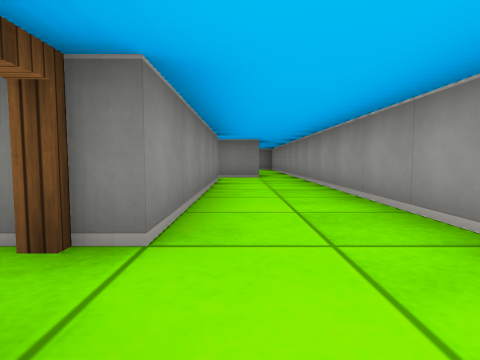
View 1 (above)

16 first-person views from a walk through a cub3D maze. The camera is about half as high as the walls, tilts 4° down and sees 80° across. The floor is counted in squares. Each view is taken from the middle of a square. On the plan, view 1 faces up. The plan holds only what a view shows up to about 9 squares ahead; the rest is blank.

View 2
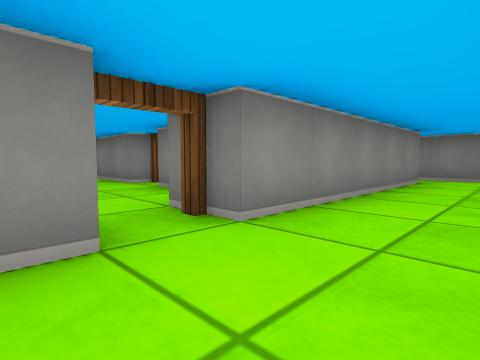

View 3
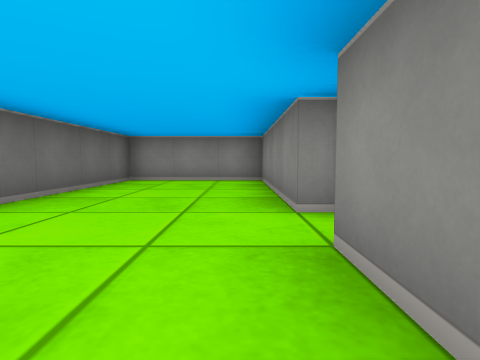

View 4
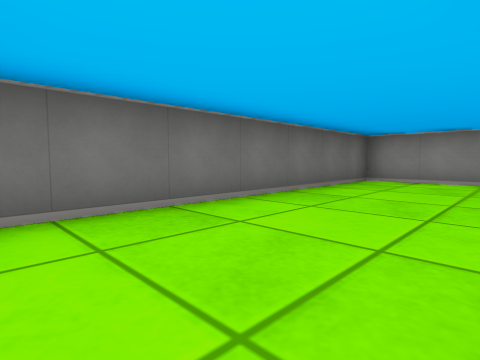

View 5
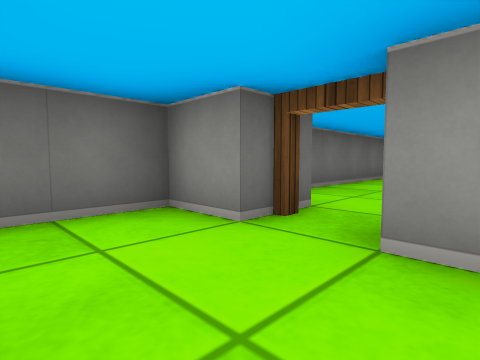

View 6
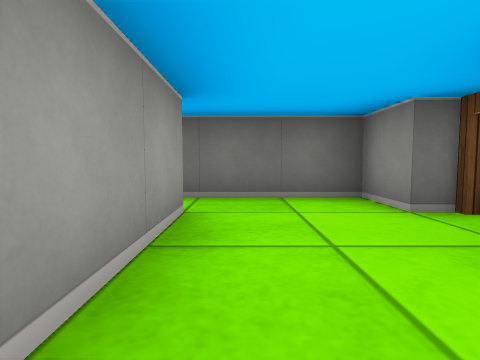

View 7
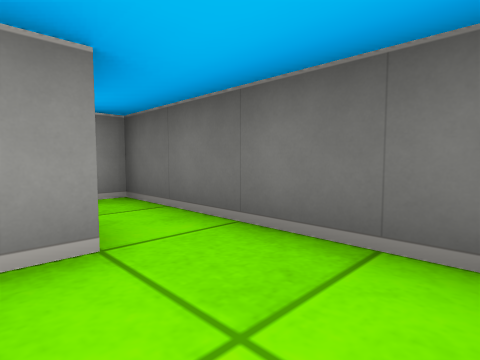

View 8
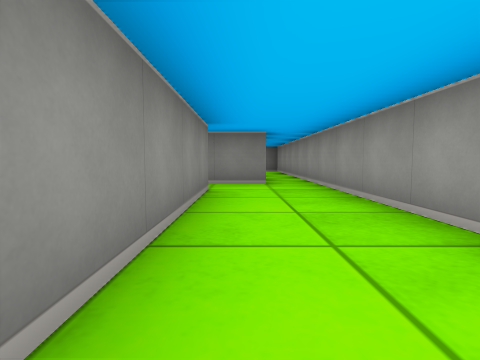

View 9
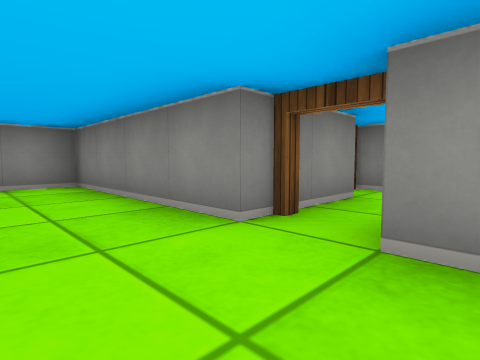

View 10
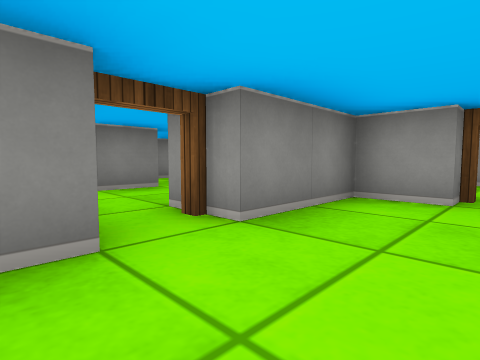

View 11
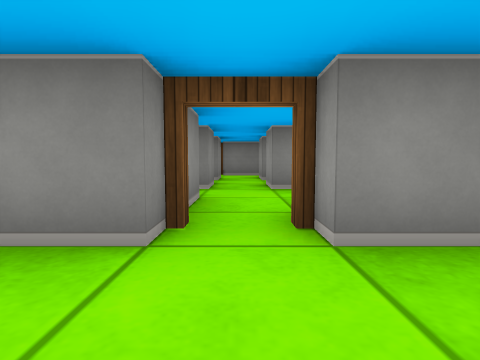

View 12
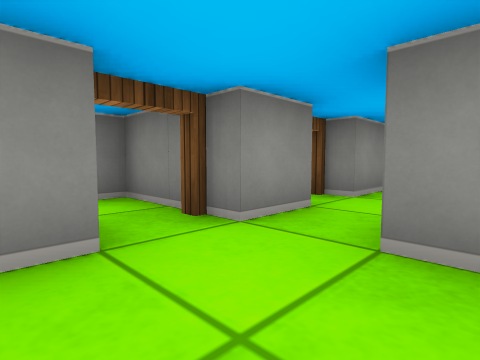

View 13
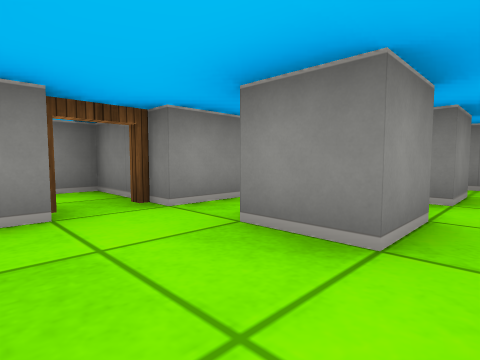

View 14
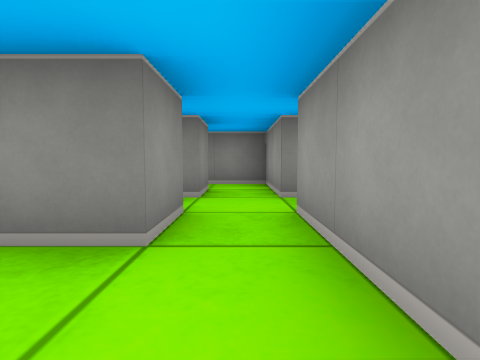

View 15
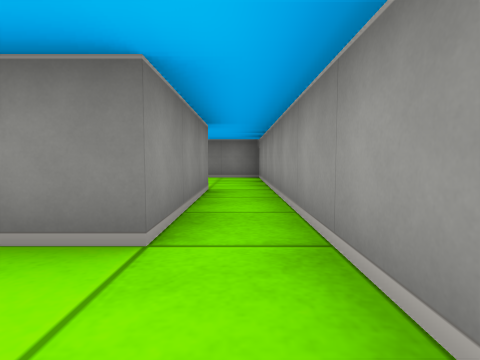

View 16
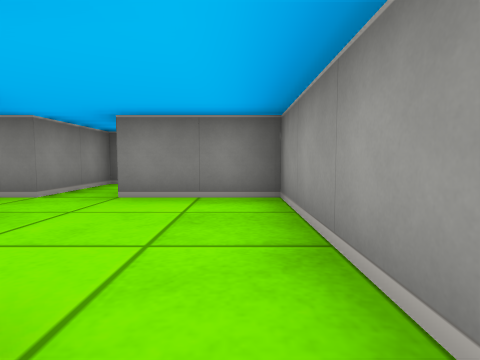

### Floor plan
Ten units are one square. View 1 is at (0, 0); x grows to the right and y downward. Boxes are objects, and circles mark ways between rooms. Rooms are numbered by the first view taken in them; rooms with no view inside come last. Other rooms are left out.
<svg viewBox="-90 -145 115 155">
<path fill="none" stroke="#000" d="M-5 -65 -5 -15M-5 -5 -5 5 15 5M5 -75 -15 -75M15 -4 15 -76M-45 -25 -85 -25 -85 5 -21 5M-15 -15 -15 -25 -35 -25M-25 -66 -25 -55 -35 -55 -35 -65M-45 -66 -45 -55M-15 -75 -15 -95 -45 -95M-25 -86 -25 -75 -35 -75 -35 -85M-45 -85 -45 -75M-45 -46 -45 -25M-15 -45 -15 -65M5 -105 5 -75M-15 -135 -20 -135M15 -76 15 -135 -5 -135"/>
<circle cx="-10" cy="-10" r="3" fill="#2a7"/>
<circle cx="-10" cy="-70" r="3" fill="#2a7"/>
<circle cx="10" cy="-70" r="3" fill="#2a7"/>
<circle cx="-40" cy="-30" r="3" fill="#2a7"/>
<text x="0" y="-40">1</text>
<text x="-50" y="-10">2</text>
<text x="-30" y="-70">3</text>
<text x="0" y="-110">4</text>
</svg>
Room 1 opens to room 2. Room 1 opens to room 3. Room 1 opens to room 4. Room 2 opens to room 3.

Where each view was taken, in squares from view 1:
view 1: 0 up, 0 right, facing up
view 2: 0 up, 1 right, facing up-left
view 3: 2 up, 2 left, facing left
view 4: 2 up, 2 left, facing down-left
view 5: 2 up, 1 right, facing down-left
view 6: 3 up, 1 right, facing down
view 7: 1 up, 0 right, facing down-right
view 8: 2 up, 0 right, facing up
view 9: 1 up, 3 left, facing up-left
view 10: 1 up, 5 left, facing up-right
view 11: 1 up, 4 left, facing up
view 12: 4 up, 3 left, facing up-left
view 13: 4 up, 2 left, facing up-left
view 14: 4 up, 2 left, facing up
view 15: 6 up, 1 right, facing up
view 16: 10 up, 1 right, facing up
